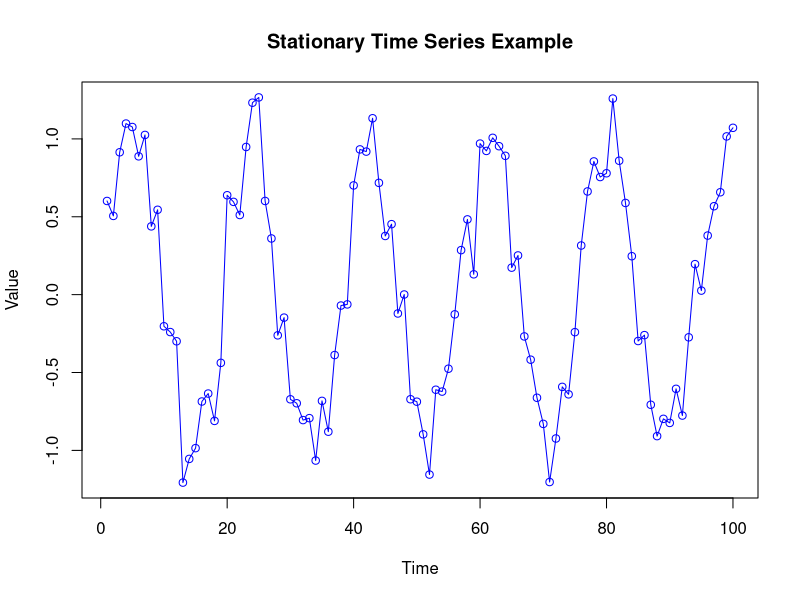

Generate this figure with R:
# Load necessary libraries
library(ggplot2)

# Set seed for reproducibility
set.seed(42)

# Create a time sequence
time <- seq(1, 100, by = 1)

# Generate a stationary time series data
# Sinusoidal component
sin_component <- sin(time / 3)

# Random noise component
noise_component <- rnorm(length(time), mean = 0, sd = 0.2)

# Combine components to create a stationary time series
stationary_series <- sin_component + noise_component

# Convert to time series object
stationary_ts <- ts(stationary_series)

# Plot the time series
plot(stationary_ts, type = "o", col = "blue", main = "Stationary Time Series Example",
     xlab = "Time", ylab = "Value")
